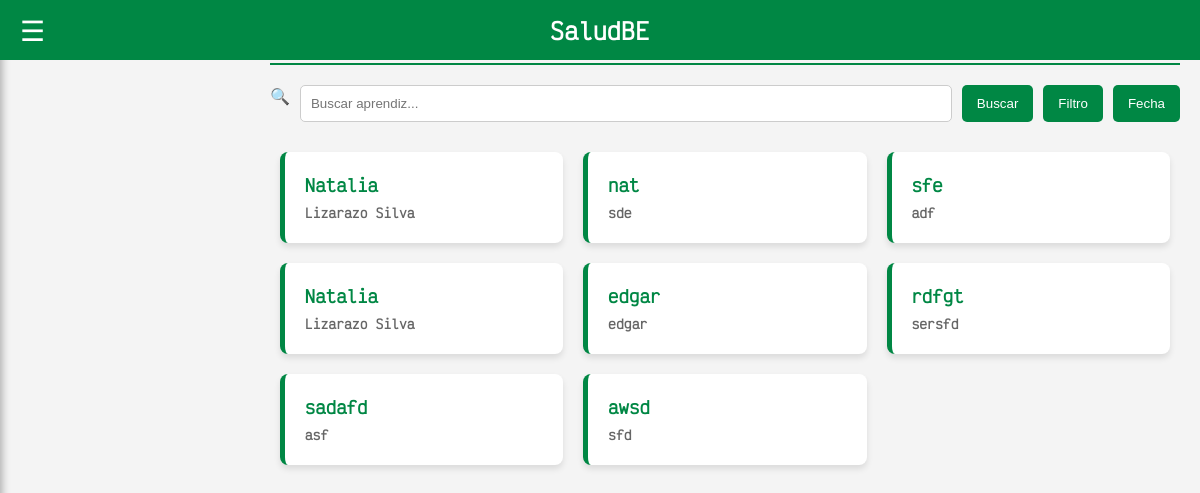
The app's page /Html/psicologo/Lista.php with its own data.
### tables this page shows
CREATE TABLE `usuarios` (
  `Us_id` int NOT NULL AUTO_INCREMENT,
  `Us_nombre` varchar(50) NOT NULL,
  `Us_apellios` varchar(50) NOT NULL,
  `Us_telefono` varchar(20) DEFAULT NULL,
  `Us_correo` varchar(80) NOT NULL,
  `Us_contraseña` varchar(255) NOT NULL,
  `Us_estado` varchar(20) DEFAULT NULL,
  `Us_fecha_registro` date DEFAULT NULL,
  `Ti_id` int DEFAULT NULL,
  `Us_documento` int NOT NULL,
  `Rol_id` int DEFAULT NULL,
  PRIMARY KEY (`Us_id`),
  KEY `FOREIGN KEYS` (`Ti_id`),
  KEY `Rol_id_idx` (`Rol_id`),
  CONSTRAINT `FOREIGN KEYS` FOREIGN KEY (`Ti_id`) REFERENCES `tipo_usuarios` (`Ti_id`),
  CONSTRAINT `Rol_id` FOREIGN KEY (`Rol_id`) REFERENCES `rol_usuario` (`Rol_id`)
);

### php/mostrarusuarios.php (called while the page is built, shortened)
<?php
$db = new Conexion();
$conn = $db->getConnect();
$searchTerm = $_GET['search_term'] ?? '';
$searchParam = '%' . $searchTerm . '%';
$rol_aprendiz = 1;
$sql = "SELECT Us_id, Us_nombre, Us_apellios
        FROM usuarios
        WHERE (Us_nombre LIKE :search OR Us_apellios LIKE :search)
        AND Rol_id = :rol_id";
$stmt = $conn->prepare($sql);
$stmt->bindParam(':search', $searchParam);
$stmt->bindParam(':rol_id', $rol_aprendiz, PDO::PARAM_INT);
$stmt->execute();
$aprendices = $stmt->fetchAll(PDO::FETCH_ASSOC);
?>

### Html/psicologo/Lista.php (the view, shortened to what this page needs)
<!DOCTYPE html>
<html lang="es">
<head>
    <link rel="stylesheet" href="../../Css/Repetivos/root.css">
    <link rel="stylesheet" href="../../Css/psicologo/Lista.css" />
</head>
<body>
    <?php include '../../php/Components/Sidebar_p.php'; ?>
    <div class="container">
        <h2>Lista de Aprendiz</h2>
        <form method="GET" action="">
            <div class="search-bar">
                <span class="icon">🔍</span>
                <input type="text" placeholder="Buscar aprendiz..." name="search_term"
                    value="<?php echo htmlspecialchars($_GET['search_term'] ?? ''); ?>">
                <button type="submit">Buscar</button>
                <button type="button">Filtro</button>
                <button type="button">Fecha</button>
            </div>
        </form>
        <?php
        include '../../php/mostrarusuarios.php';
        ?>
        <div class="aprendiz-container">
            <?php if (!empty($aprendices)): ?>
                <div class="juegos-grid">
                    <?php foreach ($aprendices as $aprendiz): ?>
                        <div class="juego-card" onclick="openModal('<?= htmlspecialchars($aprendiz['Us_id']) ?>')">
                            <h3><?= htmlspecialchars($aprendiz['Us_nombre']) ?></h3>
                            <p><?= htmlspecialchars($aprendiz['Us_apellios']) ?></p>
                        </div>
                    <?php endforeach; ?>
                </div>
            <?php else: ?>
                <p>No hay aprendices registrados que coincidan con la búsqueda 😢</p>
            <?php endif; ?>
        </div>
    </div>
</body>
</html>

### php/Components/Sidebar_p.php (shortened to what this page needs)
<link rel="stylesheet" href="/SaludBe/css/Repetivos/sidebar.css">
<nav>
  <div class="menu-icon" onclick="toggleMenu()">&#9776;</div>
  <div class="logo">SaludBE</div>
</nav>

### Css/Repetivos/root.css (style rules this page uses)
:root { --Sena-verde: #458a1d; --Sena-Azul: #00909E; --Sena-Verde-Hover: #76dc85; --Sena-Azul-Hover: #76b8dc; --Sena-Contraste: #000; --Sena-Blanco: #fffdfd; --transparencia: rgba(0, 0, 0, 0.6); --font-sena: 'Sena', sans-serif; }
* { margin: 0; padding: 0; box-sizing: border-box; }
body { font-family: var(--font-sena); background-color: #f9f9f9; overflow-x: hidden; position: relative; }

### Css/Psicologo/Lista.css (style rules this page uses)
:root { --Sena-Blanco: #ffffff; --Sena-verde: #008744; --Sena-Gris: #f4f4f4; --Sena-Azul-Hover: #004d40; }
body, html { font-family: var(--font-sena, sans-serif); background-color: var(--Sena-Gris); color: #333; }
.container { padding: 20px; margin-left: 250px; }
h2 { color: var(--Sena-verde); border-bottom: 2px solid var(--Sena-verde); padding-bottom: 10px; margin-bottom: 20px; }
.search-bar { display: flex; gap: 10px; margin-bottom: 20px; }
.search-bar input[type="text"] { flex-grow: 1; padding: 10px; border: 1px solid #ccc; border-radius: 5px; }
.search-bar button { padding: 10px 15px; background-color: var(--Sena-verde); color: var(--Sena-Blanco); border: none; border-radius: 5px; cursor: pointer; transition: background-color 0.2s; }
.aprendiz-container { padding: 10px; }
.juegos-grid { display: grid; grid-template-columns: repeat(auto-fit, minmax(280px, 1fr)); gap: 20px; }
.juego-card { background: var(--Sena-Blanco); padding: 20px; border-radius: 8px; box-shadow: 0 4px 6px rgba(0, 0, 0, 0.1); cursor: pointer; transition: transform 0.2s, box-shadow 0.2s; border-left: 5px solid var(--Sena-verde); }
.juego-card h3 { color: var(--Sena-verde); margin-bottom: 5px; font-size: 1.2rem; }
.juego-card p { color: #666; font-size: 0.9rem; }

### Css/Repetivos/sidebar.css (style rules this page uses)
nav { position: fixed; top: 0; left: 0; right: 0; background-color: var(--Sena-verde); height: 60px; display: flex; align-items: center; padding: 0 20px; z-index: 4000; }
.menu-icon { position: absolute; left: 20px; top: 50%; transform: translateY(-50%); font-size: 28px; color: var(--Sena-Blanco, #fff); cursor: pointer; }
.logo { position: absolute; left: 50%; top: 50%; transform: translate(-50%, -50%); font-size: 26px; font-weight: bold; color: var(--Sena-Blanco, #fff); }

### records on screen
usuarios: Us_nombre "Natalia", Us_apellios "Lizarazo Silva"
usuarios: Us_nombre "nat", Us_apellios "sde"
usuarios: Us_nombre "sfe", Us_apellios "adf"
usuarios: Us_nombre "Natalia", Us_apellios "Lizarazo Silva"
usuarios: Us_nombre "edgar", Us_apellios "edgar"
usuarios: Us_nombre "rdfgt", Us_apellios "sersfd"
usuarios: Us_nombre "sadafd", Us_apellios "asf"
usuarios: Us_nombre "awsd", Us_apellios "sfd"
